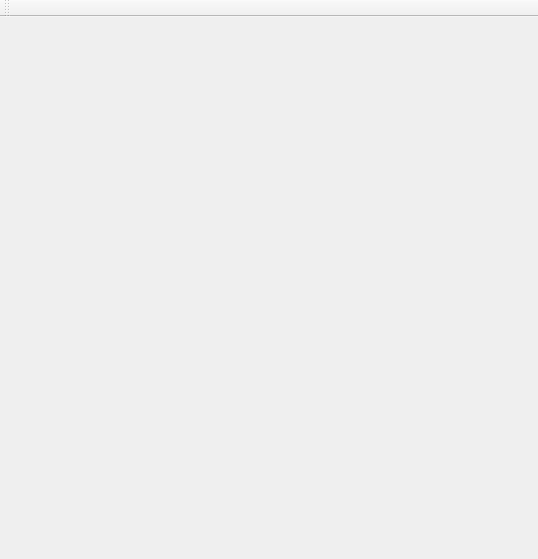
<?xml version="1.0" encoding="UTF-8"?>
<ui version="4.0">
 <class>MainWindow</class>
 <widget class="QMainWindow" name="MainWindow">
  <property name="geometry">
   <rect>
    <x>0</x>
    <y>0</y>
    <width>538</width>
    <height>559</height>
   </rect>
  </property>
  <property name="windowTitle">
   <string>MainWindow</string>
  </property>
  <widget class="QWidget" name="centralwidget"/>
  <widget class="QToolBar" name="toolBar">
   <property name="windowTitle">
    <string>toolBar</string>
   </property>
   <attribute name="toolBarArea">
    <enum>TopToolBarArea</enum>
   </attribute>
   <attribute name="toolBarBreak">
    <bool>false</bool>
   </attribute>
  </widget>
 </widget>
 <resources/>
 <connections/>
</ui>
